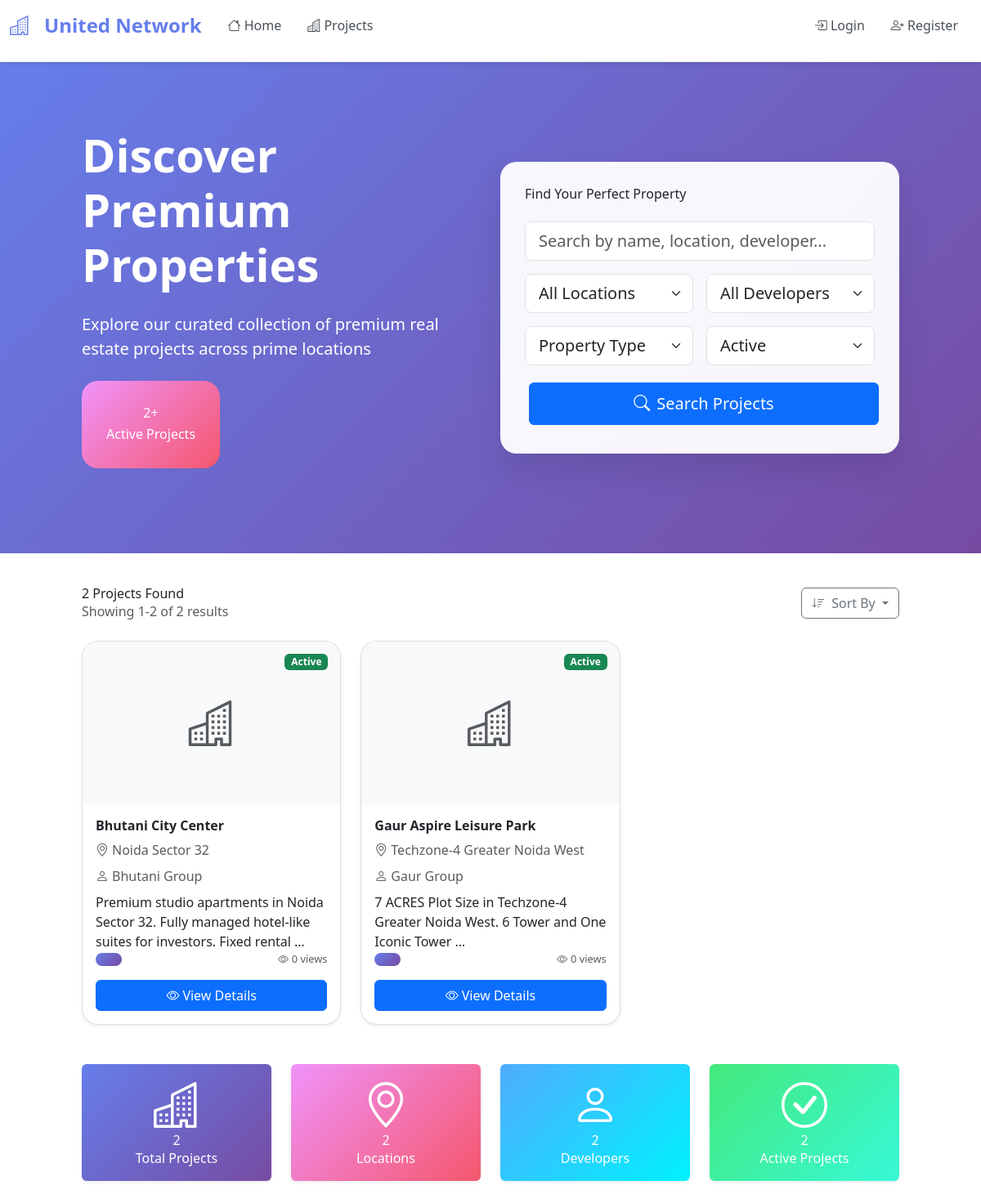
/projects/, run on the app's committed database.
### crm/models.py (models this page shows, shortened)
class Project(models.Model):
    STATUS_CHOICES = [
        ('upcoming', 'Upcoming'),
        ('active', 'Active'),
        ('sold_out', 'Sold Out'),
        ('completed', 'Completed'),
        ('on_hold', 'On Hold'),
        ('cancelled', 'Cancelled'),
    ]
    PROPERTY_TYPES = [
        ('residential', 'Residential'),
        ('commercial', 'Commercial'),
        ('industrial', 'Industrial'),
        ('mixed', 'Mixed Development'),
        ('plots', 'Plots/Land'),
    ]
    name = models.CharField(max_length=200)
    code = models.CharField(max_length=50, unique=True, blank=True)
    developer = models.CharField(max_length=200)
    property_type = models.CharField(max_length=20, choices=PROPERTY_TYPES, default='residential')
    location = models.CharField(max_length=200)
    description = models.TextField()
    price_range = models.CharField(max_length=100)
    min_price = models.DecimalField(max_digits=12, decimal_places=2, default=0)
    max_price = models.DecimalField(max_digits=12, decimal_places=2, default=0)
    status = models.CharField(max_length=20, choices=STATUS_CHOICES, default='active')
    is_featured = models.BooleanField(default=False)
    image = models.ImageField(upload_to='projects/', blank=True, null=True)
    brochure = models.FileField(upload_to='brochures/', blank=True, null=True)
    amenities = models.TextField(blank=True, help_text="Comma-separated list of amenities")
    view_count = models.IntegerField(default=0)
    created_at = models.DateTimeField(auto_now_add=True)
    updated_at = models.DateTimeField(auto_now=True)

### crm/views.py (the view, shortened to what this page needs)
# urls.py: path('projects/', views.projects_list, name='projects_list'),
def projects_list(request):
    search = request.GET.get('search', '')
    location = request.GET.get('location', '')
    developer = request.GET.get('developer', '')
    property_type = request.GET.get('property_type', '')
    min_price = request.GET.get('min_price', '')
    max_price = request.GET.get('max_price', '')
    status = request.GET.get('status', 'active')
    sort_by = request.GET.get('sort_by', '-created_at')
    projects = Project.objects.all()
    if status:
        projects = projects.filter(status=status)
    if location:
        projects = projects.filter(location__icontains=location)
    if developer:
        projects = projects.filter(developer__icontains=developer)
    if property_type:
        projects = projects.filter(property_type=property_type)
    if min_price:
        try:
            projects = projects.filter(min_price__gte=float(min_price))
        except ValueError:
            pass
    if max_price:
        try:
            projects = projects.filter(max_price__lte=float(max_price))
        except ValueError:
            pass
    valid_sort_fields = [
        'name', '-name', 'location', '-location', 'developer', '-developer',
        'min_price', '-min_price', 'created_at', '-created_at', 'view_count', '-view_count'
    ]
    if sort_by in valid_sort_fields:
        projects = projects.order_by(sort_by)
    else:
        projects = projects.order_by('-is_featured', '-created_at')
    paginator = Paginator(projects, 12)  # Show 12 projects per page
    page_number = request.GET.get('page')
    page_obj = paginator.get_page(page_number)
    all_projects = Project.objects.all()
    locations = all_projects.values_list('location', flat=True).distinct().order_by('location')
    developers = all_projects.values_list('developer', flat=True).distinct().order_by('developer')
    context = {
        'page_obj': page_obj,
        'projects': page_obj,  # For template compatibility
        'locations': locations,
        'developers': developers,
        'property_types': Project.PROPERTY_TYPES,
        'status_choices': Project.STATUS_CHOICES,
        'search_params': {
            'search': search,
            'location': location,
            'developer': developer,
            'property_type': property_type,
            'min_price': min_price,
            'max_price': max_price,
            'status': status,
            'sort_by': sort_by,
        }
    }
    return render(request, 'crm/projects_list.html', context)

### templates/crm/projects_list.html (shortened to what this page needs)
{% extends 'base.html' %}
{% load custom_filters %}
{% block content %}
<div class="hero-section">
    <div class="container">
        <div class="row align-items-center">
            <div class="col-lg-6">
                <h1 class="display-4 fw-bold mb-4">Discover Premium Properties</h1>
                <p class="lead mb-4">Explore our curated collection of premium real estate projects across prime locations</p>
                <div class="stats-card d-inline-block mb-4">
                    <h3 class="mb-1">{{ projects.paginator.count }}+</h3>
                    <p class="mb-0">Active Projects</p>
                </div>
            </div>
            <div class="col-lg-6">
                <div class="search-card">
                    <h4 class="mb-4 text-dark">Find Your Perfect Property</h4>
                    <form method="get" class="row g-3">
                        <div class="col-md-12">
                            <input type="text" name="search" class="form-control form-control-lg"
                                   placeholder="Search by name, location, developer..."
                                   value="{{ search_params.search }}">
                        </div>
                        <div class="col-md-6">
                            <select name="location" class="form-select form-select-lg">
                                <option value="">All Locations</option>
                            </select>
                        </div>
                        <div class="col-md-6">
                            <select name="developer" class="form-select form-select-lg">
                                <option value="">All Developers</option>
                            </select>
                        </div>
                        <div class="col-md-6">
                            <select name="property_type" class="form-select form-select-lg">
                                <option value="">Property Type</option>
                            </select>
                        </div>
                        <div class="col-md-6">
                            <select name="status" class="form-select form-select-lg">
                                {% for status_code, status_name in status_choices %}
                                    <option value="{{ status_code }}" {% if search_params.status == status_code %}selected{% endif %}>
                                        {{ status_name }}
                                    </option>
                                {% endfor %}
                            </select>
                        </div>
                        <div class="col-md-12">
                            <button type="submit" class="btn btn-primary btn-lg w-100 filter-btn">
                                <i class="bi bi-search me-2"></i>Search Projects
                            </button>
                        </div>
                    </form>
                </div>
            </div>
        </div>
    </div>
</div>
<div class="container mb-4">
    <div class="row align-items-center">
        <div class="col-md-6">
            <h3 class="mb-0">{{ projects.paginator.count }} Projects Found</h3>
            <p class="text-muted">Showing {{ projects.start_index }}-{{ projects.end_index }} of {{ projects.paginator.count }} results</p>
        </div>
        <div class="col-md-6 text-end">
            <div class="dropdown">
                <button class="btn btn-outline-secondary dropdown-toggle" type="button" data-bs-toggle="dropdown">
                    <i class="bi bi-sort-down me-2"></i>Sort By
                </button>
            </div>
        </div>
    </div>
</div>
<div class="container">
        {% if projects %}
    <div class="row g-4">
        {% for project in projects %}
            <div class="col-lg-4 col-md-6">
                <div class="card project-card h-100">
                    <div class="position-relative">
                        {% if project.image %}
                            <img src="{{ project.image.url }}" class="card-img-top project-image" alt="{{ project.name }}">
                        {% else %}
                            <div class="card-img-top project-image bg-light d-flex align-items-center justify-content-center">
                                <i class="bi bi-buildings display-4 text-muted"></i>
                            </div>
                        {% endif %}
                        <span class="badge {{ project.status|badge_class }} project-badge">
                            {{ project.get_status_display }}
                        </span>
                    </div>
                    <div class="card-body d-flex flex-column">
                        <h5 class="card-title fw-bold">{{ project.name }}</h5>
                        <p class="text-muted mb-2">
                            <i class="bi bi-geo-alt me-1"></i>{{ project.location }}
                        </p>
                        <p class="text-muted mb-2">
                            <i class="bi bi-person me-1"></i>{{ project.developer }}
                        </p>
                        <p class="card-text flex-grow-1">{{ project.description|truncatewords:15 }}</p>
                        <div class="d-flex justify-content-between align-items-center mb-3">
                            <span class="price-badge">{{ project.price_range }}</span>
                            <small class="text-muted">
                                <i class="bi bi-eye me-1"></i>{{ project.view_count }} views
                            </small>
                        </div>
                        <div class="d-flex gap-2">
                            <a href="{% url 'project_detail' project.id %}" class="btn btn-primary flex-grow-1">
                                <i class="bi bi-eye me-1"></i>View Details
                            </a>
                        </div>
                    </div>
                </div>
            </div>
        {% endfor %}
         {% endif %}
    </div>
</div>
<div class="container mt-5 mb-5">
    <div class="row g-4">
        <div class="col-md-3">
            <div class="card text-center border-0" style="background: linear-gradient(135deg, #667eea 0%, #764ba2 100%); color: white;">
                <div class="card-body">
                    <i class="bi bi-buildings display-4 mb-3"></i>
                    <h3>{{ projects.paginator.count }}</h3>
                    <p class="mb-0">Total Projects</p>
                </div>
            </div>
        </div>
        <div class="col-md-3">
            <div class="card text-center border-0" style="background: linear-gradient(135deg, #f093fb 0%, #f5576c 100%); color: white;">
                <div class="card-body">
                    <i class="bi bi-geo-alt display-4 mb-3"></i>
                    <h3>{{ locations|length }}</h3>
                    <p class="mb-0">Locations</p>
                </div>
            </div>
        </div>
        <div class="col-md-3">
            <div class="card text-center border-0" style="background: linear-gradient(135deg, #4facfe 0%, #00f2fe 100%); color: white;">
                <div class="card-body">
                    <i class="bi bi-person display-4 mb-3"></i>
                    <h3>{{ developers|length }}</h3>
                    <p class="mb-0">Developers</p>
                </div>
            </div>
        </div>
        <div class="col-md-3">
            <div class="card text-center border-0" style="background: linear-gradient(135deg, #43e97b 0%, #38f9d7 100%); color: white;">
                <div class="card-body">
                    <i class="bi bi-check-circle display-4 mb-3"></i>
                    <h3>{{ projects|length }}</h3>
                    <p class="mb-0">Active Projects</p>
                </div>
            </div>
        </div>
    </div>
</div>
{% endblock %}

### data on the page
Project: status "Active", name "Bhutani City Center", location "Noida Sector 32", developer "Bhutani Group", description "Premium studio apartments in Noida Sector 32. Fully managed hotel-like suites for investors. Fixed rental …", view_count "0"
Project: status "Active", name "Gaur Aspire Leisure Park", location "Techzone-4 Greater Noida West", developer "Gaur Group", description "7 ACRES Plot Size in Techzone-4 Greater Noida West. 6 Tower and One Iconic Tower …", view_count "0"

### other printed values
{{ projects.paginator.count }} "2"
{{ projects.start_index }} "1"
{{ projects.end_index }} "2"
{{ locations|length }} "2"
{{ developers|length }} "2"
{{ projects|length }} "2"
form field status "Active"
